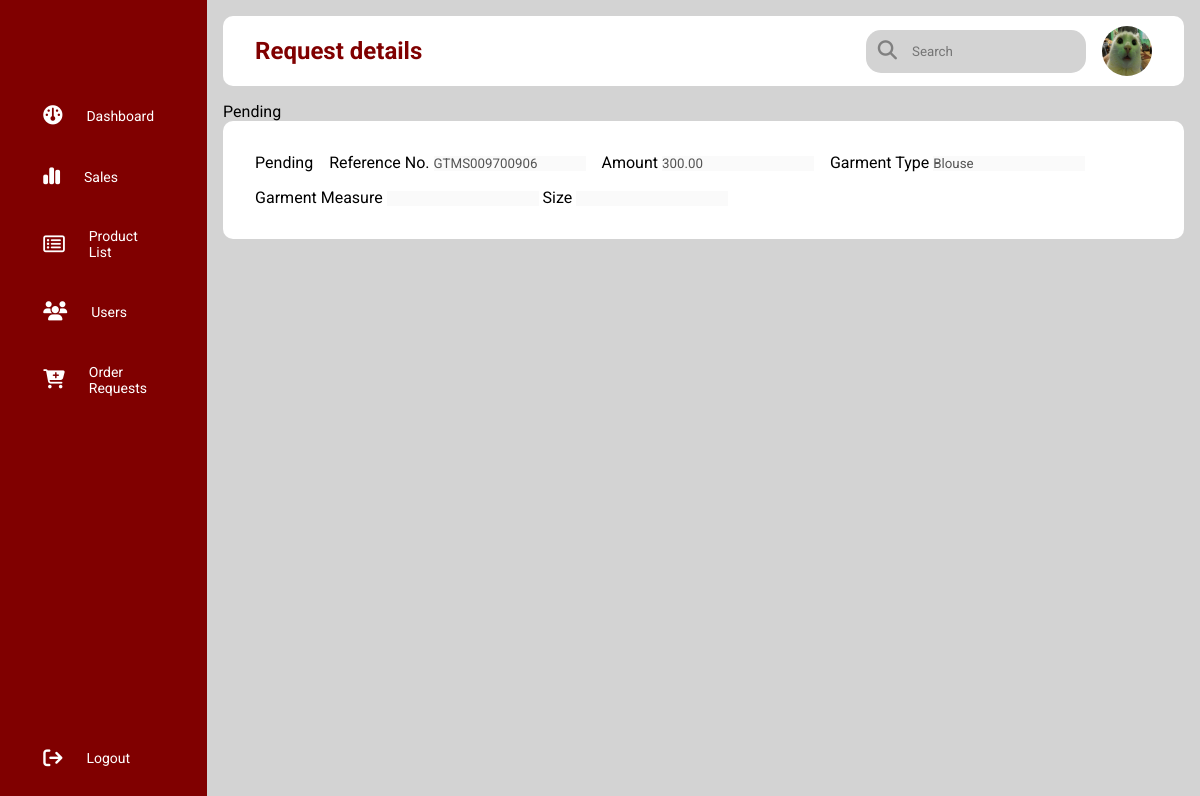
Screenshot of /admin/view_request.php?oid=63 (signed in) with the database file from the repository.
### tables this page shows
CREATE TABLE `orders` (
  `id` int(11) NOT NULL,
  `reference_no` varchar(15) NOT NULL,
  `student_id` varchar(20) NOT NULL,
  `amount` varchar(50) NOT NULL,
  `garment_type` varchar(50) NOT NULL,
  `garment_id` varchar(11) NOT NULL,
  `gender` varchar(10) NOT NULL,
  `notes` varchar(555) NOT NULL,
  `status` varchar(20) NOT NULL,
  `created` datetime NOT NULL DEFAULT current_timestamp(),
  `modified` timestamp NOT NULL DEFAULT current_timestamp()
);

### object/order.php (called while the page is built, shortened)
<?php
class Order{
    private $conn;
    private $table_name = "orders";
    public $id;
    public function __construct($db){
        $this->conn = $db;
    }
    function readOne(){
        $query = "SELECT student_id, reference_no, amount, garment_type, garment_id, gender, notes, status, created
                    FROM
                    " . $this->table_name . "
                    WHERE
                    id = ?
                    LIMIT 0,1";
        $stmt = $this->conn->prepare($query);
        $stmt->bindParam(1, $this->id);
        $stmt->execute();
        $row = $stmt->fetch(PDO::FETCH_ASSOC);
        $this->reference_no = $row['reference_no'];
        $this->amount = $row['amount'];
        $this->garment_type = $row['garment_type'];
        $this->status = $row['status'];
    }
}
?>

### object/garment_size.php (called while the page is built, shortened)
<?php
class Garmentsize{
    private $conn;
    private $table_name = "garment_sizes";
    public $id;
    public function __construct($db){
        $this->conn = $db;
    }
    function readGarmentmeasure(){
        $query = "SELECT garment_measure, size FROM " . $this->table_name . " WHERE id = ? LIMIT 0,1";
        $stmt = $this->conn->prepare($query);
        $stmt->bindParam(1, $this->id);
        $stmt->execute();
        $row = $stmt->fetch(PDO::FETCH_ASSOC);
        $this->garment_measure = $row['garment_measure'];
        $this->size = $row['size'];
    }
}
?>

### admin/view_request.php (the view, shortened to what this page needs)
<?php
$id = isset($_GET['oid']) ? $_GET['oid'] : die('Error: ID not Found');
include_once '../object/order.php';
include_once '../object/garment_size.php';
$database = new Database();
$db = $database->getConnection();
$order = new Order($db);
$garment_size = new Garmentsize($db);
$order->id = $id;
$order->readOne();
$garment_id = $order->garment_id;
$garment_size->id = $garment_id;
$garment_size->readGarmentmeasure();
include_once 'sidebar.php';
include_once 'layout_head.php'; ?>
        <?php
            if ($order->status == "Declined") {
                echo "<div class='status-message-declined'>";
                    echo $order->status;
                echo "</div>";
            }elseif($order->status == "Approved"){
                echo "<div class='status-message-approved'>";
                    echo $order->status;
                echo "</div>";
            }elseif($order->status == "Updated"){
                echo "<div class='status-message-updated'>";
                    echo $order->status;
                echo "</div>";
            }
            else{
                echo "<div class='status-message-pending'>";
                    echo $order->status;
                echo "</div>";
            }
        ?>
<div class="panel_container" id="profile-container">
    <div class="panel_wrapper">
        <?php
            if ($order->status == "Declined") {
                echo "<div class='status-message-declined'>";
                    echo $order->status;
                echo "</div>";
            }elseif($order->status == "Approved"){
                echo "<div class='status-message-approved'>";
                    echo $order->status;
                echo "</div>";
            }else{
                echo "<div class='status-message-pending'>";
                    echo $order->status;
                echo "</div>";
            }
        ?>
        <div class="input_container">
            <label>Reference No.</label>
            <input type="text" value="<?php echo $order->reference_no; ?>" disabled>
        </div>
        <div class="input_container">
            <label>Amount</label>
            <input type="text" value="<?php echo $order->amount; ?>" disabled>
        </div>
        <div class="input_container">
            <label>Garment Type</label>
            <input type="text" value="<?php echo $order->garment_type; ?>" disabled>
        </div>
        <div class="input_container">
            <label>Garment Measure</label>
            <?php
                $garment_size->id = $order->garment_id;
                $garment_size->readGarmentmeasure();
                echo "<input type='text' value='{$garment_size->garment_measure}' disabled>";
            ?>
                <label>Size</label>
            <?php
                $garment_size->id = $order->garment_id;
                $garment_size->readGarmentmeasure();
                echo "<input type='text' value='{$garment_size->size}' disabled>";
            ?>
        </div>
        </div>
    </div>
</div>
        <?php include_once 'layout_foot.php'; ?>

### libs/css/admin-style.css (style rules this page uses)
* { margin: 0; padding: 0; border: none; outline: none; box-sizing: border-box; font-family: Roboto; }
body { display: flex; }
.panel_container { background: white; padding: 2rem; border-radius: 10px; }
.panel_wrapper { display: flex; flex-wrap: wrap; gap: 1rem; }

### rows the page displays
orders: status "Pending", reference_no "GTMS009700906", amount "300.00", garment_type "Blouse"

### other values shown
$page_title "Request details"
